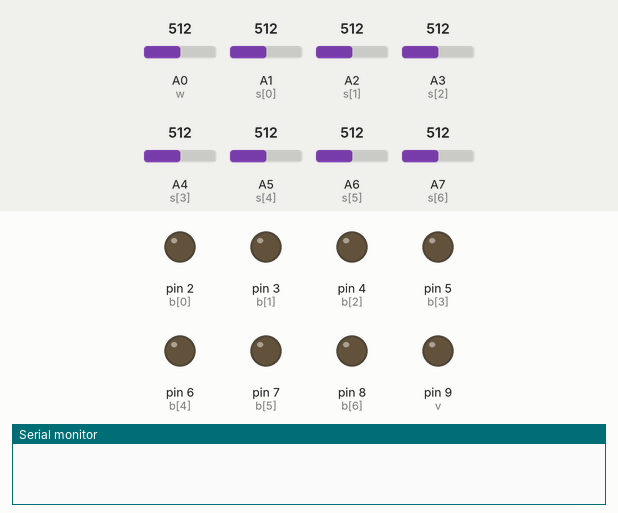
Bench run of a sketch on a simulated Arduino Nano, built with avr-gcc and run on an emulated ATmega328P. On the bench: output pins drawn as LEDs (lit = HIGH), the last lines printed to the serial monitor. Inputs (shaded band) come from the test bench; at power-on: A1 (s[0]) = 512, A2 (s[1]) = 512, A3 (s[2]) = 512, A4 (s[3]) = 512, A5 (s[4]) = 512, A6 (s[5]) = 512, A0 (w) = 512, A7 (s[6]) = 512.

Above: at 1.2 s.
1.3 s: A1 (s[0]) set to 537
At 1.8 s:
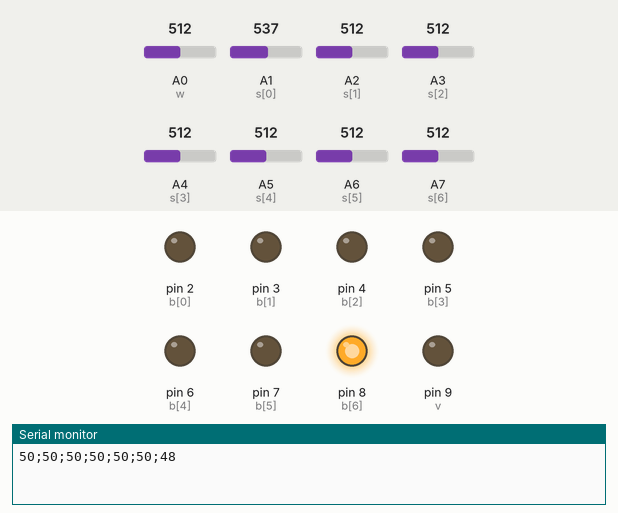
2.8 s: A2 (s[1]) set to 536
At 4.0 s:
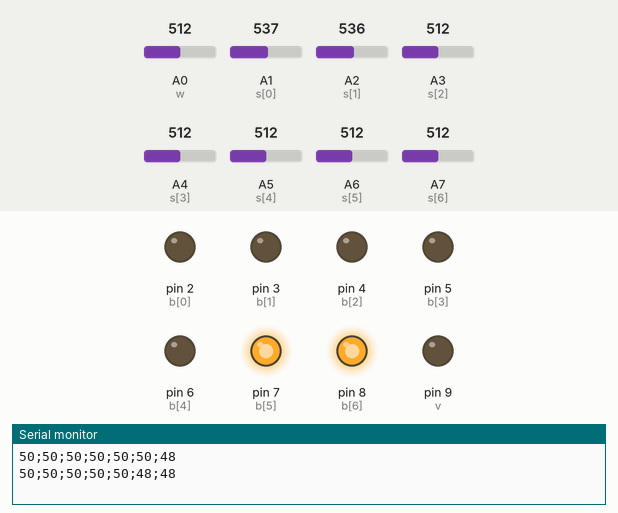
4.3 s: A3 (s[2]) set to 528
At 5.3 s:
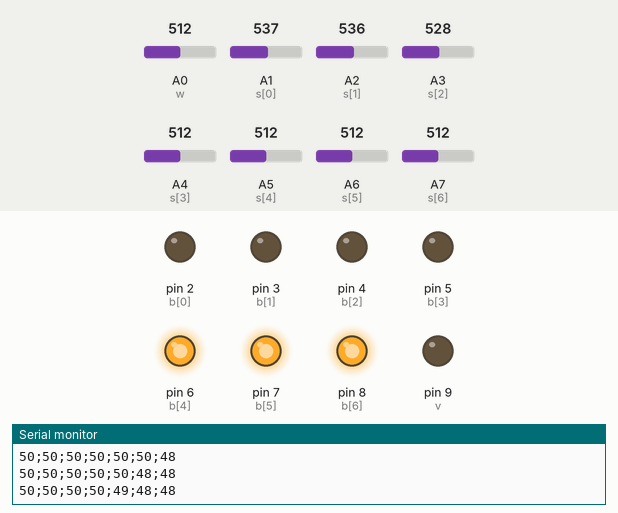
5.8 s: A4 (s[3]) set to 716
At 6.5 s:
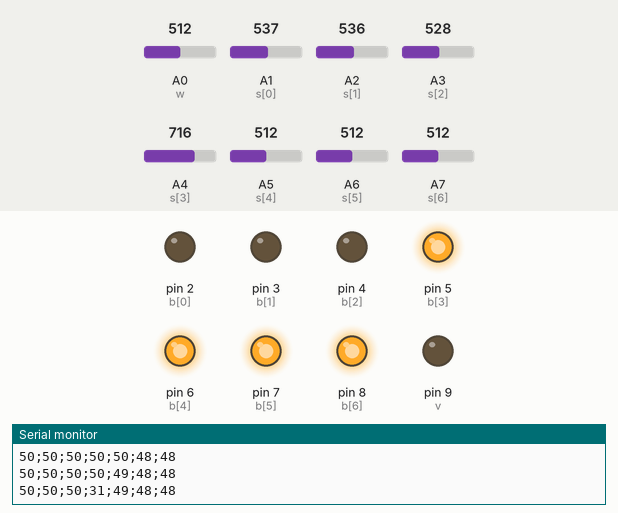
7.3 s: A5 (s[4]) set to 716
At 7.6 s:
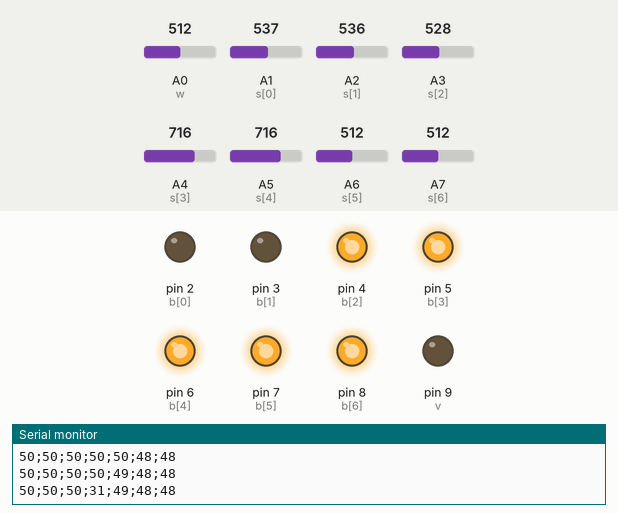
8.8 s: A6 (s[5]) set to 716
At 10.0 s:
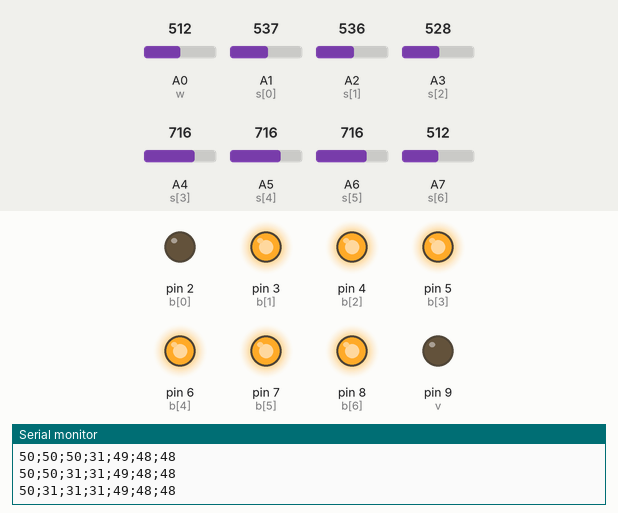
Timing chart, 0 to 11.3 s (numbered marks = the images above; inputs shaded):
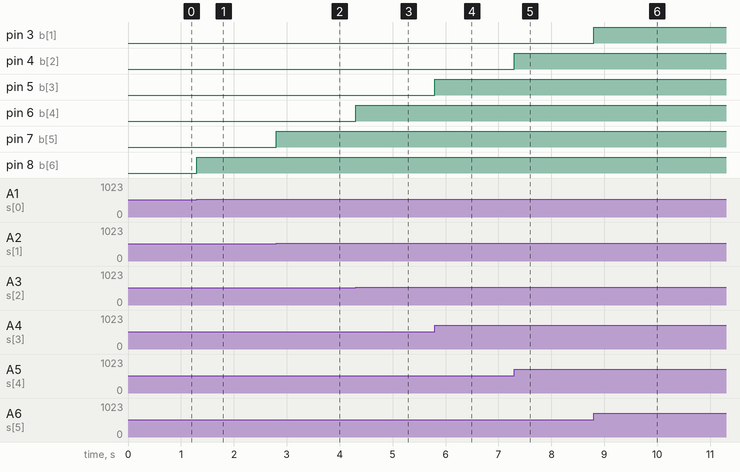

Measured:
- the behaviour switches between 521 and 522 on A1 (s[0]) (found by bisection; images 0 and 1)
- the behaviour switches between 521 and 522 on A2 (s[1]) (found by bisection; images 1 and 2)
- the behaviour switches between 521 and 522 on A3 (s[2]) (found by bisection; images 2 and 3)
- after the input at 1.3 s, pin 8 (b[6]): LOW → HIGH at once
- after the input at 2.8 s, pin 7 (b[5]): LOW → HIGH at once
- after the input at 4.3 s, pin 6 (b[4]): LOW → HIGH at once
- after the input at 5.8 s, pin 5 (b[3]): LOW → HIGH at once
- after the input at 7.3 s, pin 4 (b[2]): LOW → HIGH at once
- after the input at 8.8 s, pin 3 (b[1]): LOW → HIGH at once

The sketch:

ArduinoNanoFirstSystem.ino
```cpp
#include <SoftwareSerial.h>

SoftwareSerial ArduinoSerial(10, 11); // RX, TX

uint64_t timer = 0;

const int s[7] = {A1, A2, A3, A4, A5, A6, A7};
const int b[7] = { 2,  3,  4,  5,  6,  7,  8};
const int v    =   9;
const int w    =  A0;
int soil[7]    = { 0,  0,  0,  0,  0,  0,  0};
int nuoc       = 0;
String data_send = "";

int nguongdoam = 50 ;
int nguongnuoc = 400;

void setup() {
  // Open serial communications and wait for port to open:
  Serial.begin(9600);
  // set the data rate for the SoftwareSerial port
  ArduinoSerial.begin(9600);
  for (int i = 0; i < 7; i++) {
    pinMode(s[i], INPUT) ;
    pinMode(b[i], OUTPUT);
  }
  pinMode(w, INPUT) ;
  pinMode(v, OUTPUT);
}

void loop() { // run over and over
  for (int i = 0; i < 7; i++){
    soil[i] = map(analogRead(s[6-i]), 0, 1023, 100, 0);
    if (soil[i] < nguongdoam) digitalWrite(b[i], HIGH);
    else digitalWrite(b[i], LOW);
  }

  nuoc = analogRead(w);
  if(nuoc < nguongnuoc) digitalWrite(v, HIGH);
  else digitalWrite(v, LOW);

  if (millis() - timer >= 1500){
      for(int i = 0; i < 7; i++){
        data_send += String(soil[i]);
        if (i<6) data_send += ";";
      }
      ArduinoSerial.println(data_send);
      Serial.println(data_send);
      data_send = "";
    timer = millis();
  }

}
```
